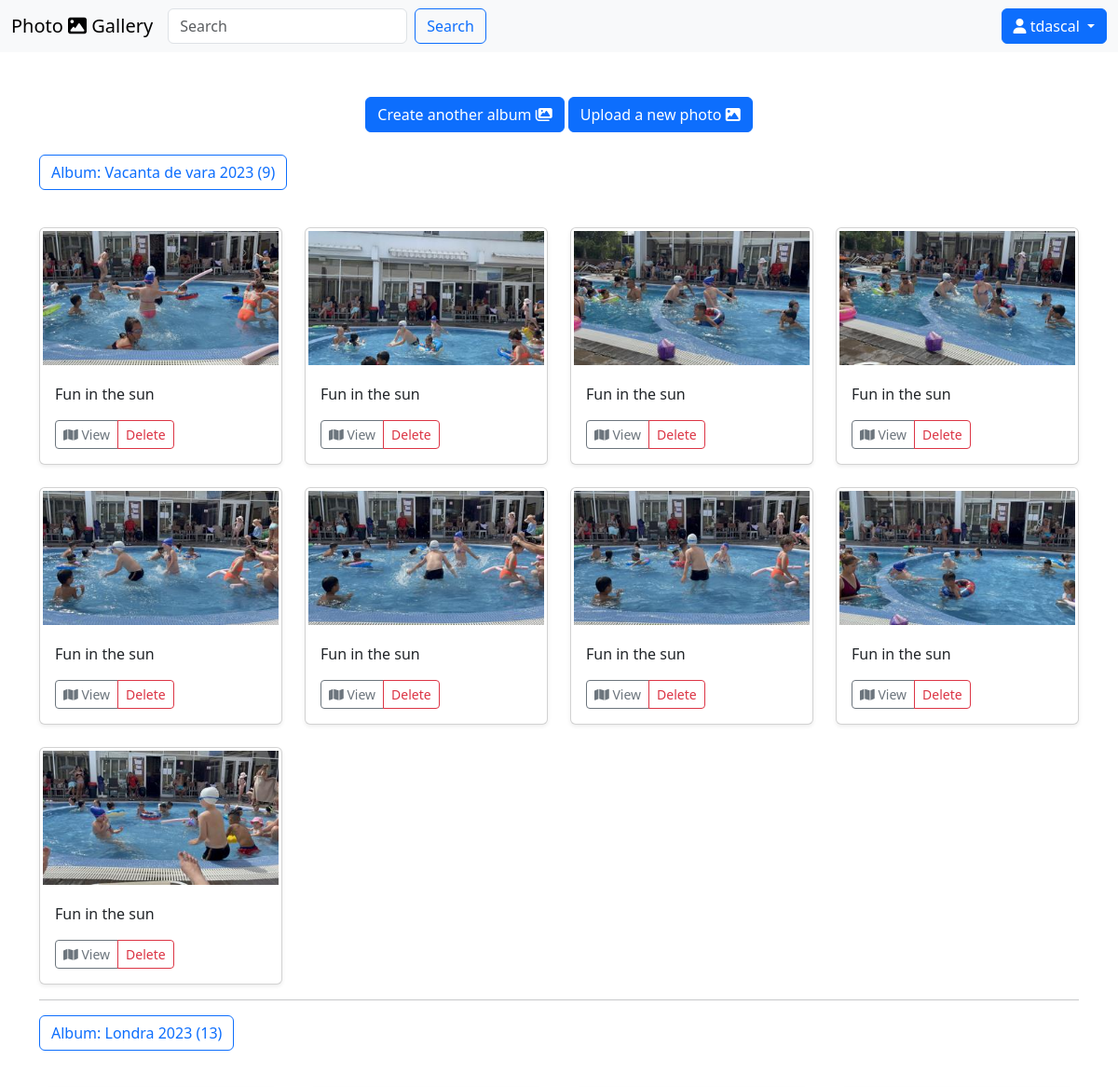
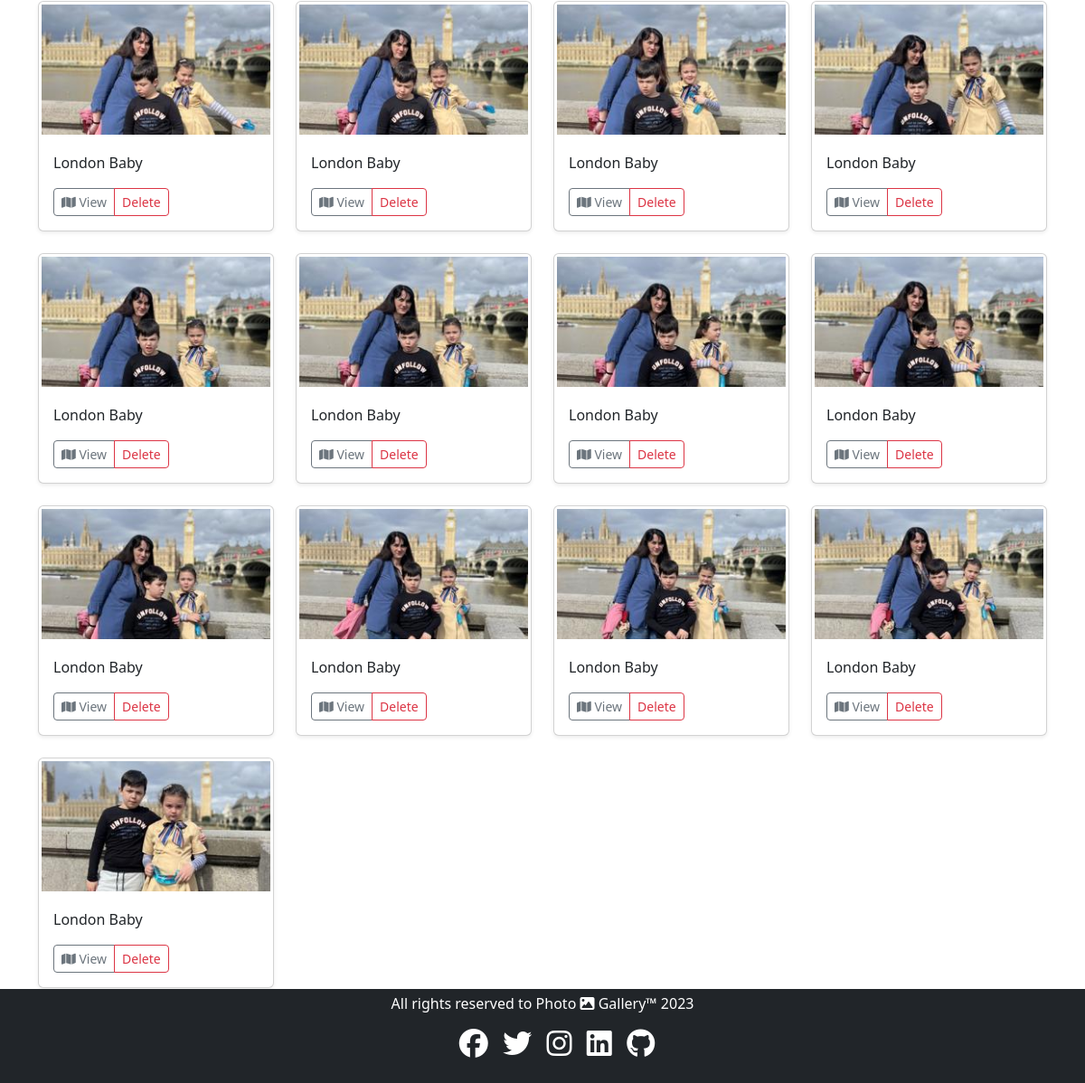
Before: / (signed in) with the older database file (2 pictures, top to bottom).
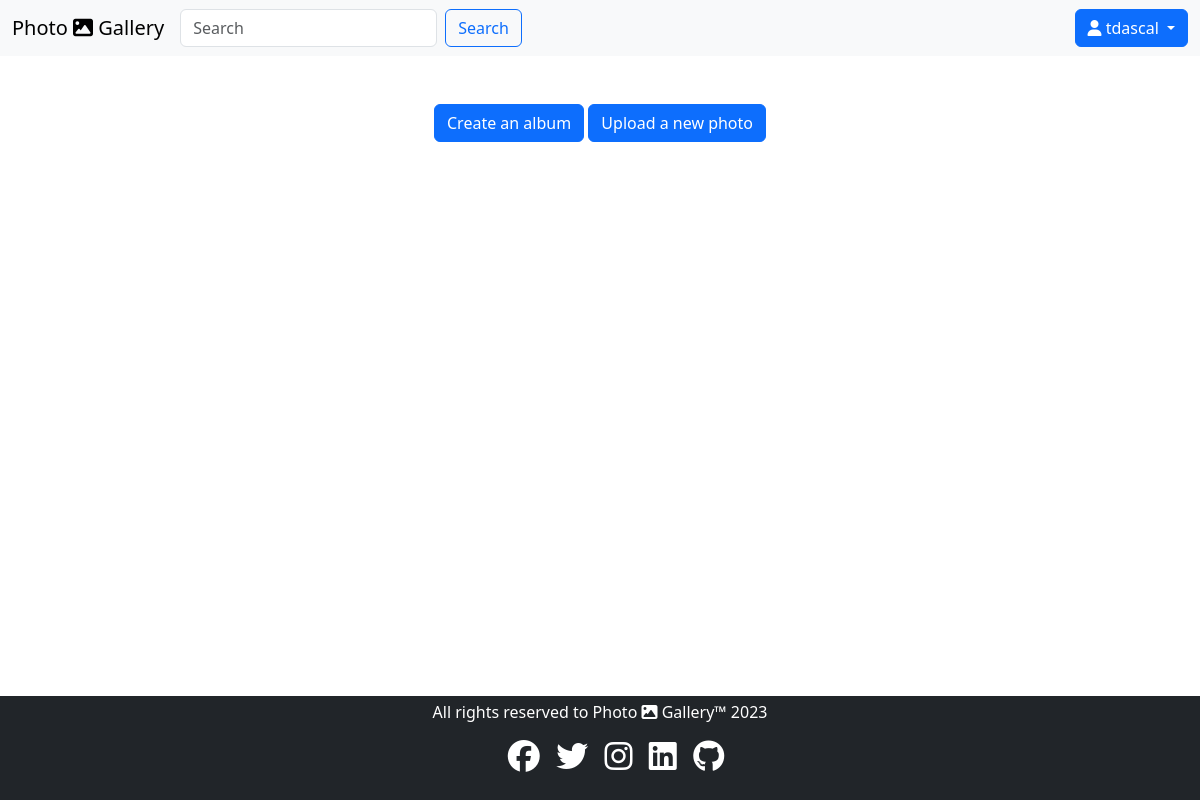
After: the same page with the newer database file.
### base/models.py (models this page shows, shortened)
class User(AbstractUser):
    name = models.CharField(max_length=70, blank=True, null=True)
    email = models.EmailField(unique=True, max_length=70, blank=True, null=True)
    bio = models.TextField(blank=True, null=True)
    USERNAME_FIELD = "email"
    REQUIRED_FIELDS = []

class Album(models.Model):
    title = models.CharField(max_length=70)
    description = models.TextField()
    date = models.DateField(auto_now_add=True)
    owner = models.ForeignKey(User, on_delete=models.CASCADE)

class Photo(models.Model):
    title = models.CharField(max_length=70)
    image = models.ImageField()
    date = models.DateField(auto_now_add=True)
    latitude = models.FloatField(blank=True, null=True)
    longitude = models.FloatField(blank=True, null=True)
    thumbnail = models.ImageField(blank=True, null=True)
    album = models.ForeignKey(Album, on_delete=models.CASCADE)

### base/views.py (the view)
# urls.py: path("", views.index, name="index"),
def index(request):
    year = datetime.datetime.now().year
    if request.user.is_authenticated:
        user = request.user
        albums = Album.objects.filter(owner=user.id)
        photos = Photo.objects.filter(album__in=albums)
        context = {"albums": albums, "photos": photos, "year": year}
        return render(request, "index.html", context)
    return render(request, "index.html", {"year": year})

### templates/index.html (shortened to what this page needs)
{% extends "base.html" %}
{% load static %}
{% block content %}
    {% if user.is_authenticated %}
        <div class="row text-center">
            <div class="col-lg-12">
                {% if albums|length < 1 %}
                    <a href="{% url 'create_album' %}"
                       class="btn btn-primary float-right mt-4">Create an album</a>
                {% endif %}
                {% if photos|length < 1 %}
                    <a href="{% url 'upload' %}" class="btn btn-primary float-right mt-4">Upload a new photo</a>
                {% endif %}
                {% if albums|length > 0 and photos|length > 0 %}
                    <a href="{% url 'create_album' %}"
                       class="btn btn-primary float-right mt-4">Create another album <i class="fa-solid fa-images"></i></a>
                    <a href="{% url 'upload' %}" class="btn btn-primary float-right mt-4">Upload a new photo <i class="fa-solid fa-image"></i></a>
                {% endif %}
            </div>
        </div>
        <br>
        {% for album in albums %}
            <p>
                <a class="btn btn-outline-primary"
                   data-bs-toggle="collapse"
                   href="#{{ album.id }}"
                   role="button"
                   aria-expanded="true"
                   aria-controls="{{ album.id }}">Album: {{ album.title }} ({{ album.photo_set.all|length }})</a>
            </p>
            <div class="row collapse show" id={{ album.id }}>
                {% for photo in album.photo_set.all %}
                    <div class="col-lg-3 col-md-6 col-sm-12 mt-4">
                        <div class="card shadow-sm">
                            <a data-fancybox="gallery" href="{{ photo.image.url }}">
                                <img src="{{ photo.thumbnail.url }}"
                                     width="100%"
                                     height="150px"
                                     alt="{{ photo.title }}"
                                     style="object-fit:cover;
                                            padding:3px">
                            </a>
                            <div class="card-body">
                                <p class="card-text">{{ photo.title }}</p>
                                <div class="d-flex justify-content-between align-items-center">
                                    <div class="btn-group">
                                        <a href="/map/{{ album.id }}"
                                           type="button"
                                           class="btn btn-sm btn-outline-secondary">
                                            <i class="fa-solid fa-map"></i> View
                                        </a>
                                        <a href="/{{ photo.id }}/delete/" class="btn btn-sm btn-outline-danger">Delete</a>
                                    </div>
                                </div>
                            </div>
                        </div>
                    </div>
                {% endfor %}
            </div>
            <hr>
        {% endfor %}
    {% endif %}
{% endblock %}

### templates/base.html (shortened to what this page needs)
{% load static %}
<!DOCTYPE html>
<html lang="en">
    <head>
        <link rel="stylesheet"
              href="https://cdn.jsdelivr.net/npm/bootstrap@5.3.1/dist/css/bootstrap.min.css">
        <link rel="stylesheet"
              href="https://cdn.jsdelivr.net/npm/@fancyapps/ui@5.0/dist/fancybox/fancybox.css" />
        <link rel="stylesheet"
              href="https://unpkg.com/leaflet@1.9.4/dist/leaflet.css"
 />
        <link rel="stylesheet"
              href="https://cdnjs.cloudflare.com/ajax/libs/font-awesome/6.4.2/css/all.min.css"
 />
    </head>
    <body class="d-flex flex-column h-100" onresize="update_dropdown()">
        <nav class="navbar navbar-expand-lg bg-light">
            <div class="container-fluid">
                <div class="collapse navbar-collapse" id="navbarTogglerDemo01">
                    <a class="navbar-brand" href="{% url 'index' %}">Photo <i class="fa-solid fa-image"></i> Gallery</a>
                    {% if user.is_authenticated %}
                        <ul class="navbar-nav me-auto mb-2 mb-lg-0">
                            <form class="d-flex d-inline">
                                <input class="form-control me-2 w-100" type="search" placeholder="Search" aria-label="Search">
                                <button class="btn btn-outline-primary" type="submit">Search</button>
                            </form>
                        </ul>
                        <div class="btn-group">
                            <button type="button" class="btn btn-primary dropdown-toggle" data-bs-toggle="dropdown" aria-expanded="false">
                                <i class="fa-solid fa-user"> </i>  {{ user.username }}
                            </button>
                        </div>
                    {% endif %}
                </div>
            </div>
        </nav>
        <main class="flex-shrink-0">
            <br>
            <div class="container">
                {% block content %}{% endblock %}
            </div>
        </main>
        <br>
        <br>
        <br>
        <footer class="footer fixed-bottom mt-5 mb-auto py-1 bg-dark text-white">
            <div class="container text-center">
                <span class="text-white ">All rights reserved to Photo <i class="fa-solid fa-image"></i>
                {% if year == "2023" %}
                Gallery&trade; 2023-{{ year }}</span>
                {% else %}
                Gallery&trade; 2023</span>
                {% endif %}
                <div class="px-5 mt-2">
                    <ul class="text-white fs-2">
                        <li class="list-inline-item text-white">
                            <a class="text-decoration-none text-white" href="https://facebook.com">
                                <i class="fab fa-facebook"></i>
                            </a>
                        </li>
                        <li class="list-inline-item">
                            <a class="text-decoration-none text-white" href="https://twitter.com">
                                <i class="fab fa-twitter"></i>
                            </a>
                        </li>
                        <li class="list-inline-item">
                            <a class="text-decoration-none text-white" href="https://instagram.com">
                                <i class="fab fa-instagram"></i>
                            </a>
                        </li>
                        <li class="list-inline-item">
                            <a class="text-decoration-none text-white" href="https://linkedin.com">
                                <i class="fab fa-linkedin"></i>
                            </a>
                        </li>
                        <li class="list-inline-item">
                            <a class="text-decoration-none text-white" href="https://github.com/tibix/GALLERY">
                                <i class="fab fa-github"></i>
                            </a>
                        </li>
                    </ul>
                </div>
            </div>
        </footer>
    </body>
</html>

Changed rows visible on the page:
removed Album: title "Vacanta de vara 2023", photo_set.all|length "9"
removed Photo: thumbnail (picture), title "Fun in the sun", shown under "Vacanta de vara 2023"
removed Photo: thumbnail (picture), title "Fun in the sun", shown under "Vacanta de vara 2023"
removed Photo: thumbnail (picture), title "Fun in the sun", shown under "Vacanta de vara 2023"
removed Photo: thumbnail (picture), title "Fun in the sun", shown under "Vacanta de vara 2023"
removed Photo: thumbnail (picture), title "Fun in the sun", shown under "Vacanta de vara 2023"
removed Photo: thumbnail (picture), title "Fun in the sun", shown under "Vacanta de vara 2023"
removed Photo: thumbnail (picture), title "Fun in the sun", shown under "Vacanta de vara 2023"
removed Photo: thumbnail (picture), title "Fun in the sun", shown under "Vacanta de vara 2023"
removed Photo: thumbnail (picture), title "Fun in the sun", shown under "Vacanta de vara 2023"
removed Album: title "Londra 2023", photo_set.all|length "13"
removed Photo: thumbnail (picture), title "London Baby", shown under "Londra 2023"
removed Photo: thumbnail (picture), title "London Baby", shown under "Londra 2023"
removed Photo: thumbnail (picture), title "London Baby", shown under "Londra 2023"
removed Photo: thumbnail (picture), title "London Baby", shown under "Londra 2023"
removed Photo: thumbnail (picture), title "London Baby", shown under "Londra 2023"
removed Photo: thumbnail (picture), title "London Baby", shown under "Londra 2023"
removed Photo: thumbnail (picture), title "London Baby", shown under "Londra 2023"
removed Photo: thumbnail (picture), title "London Baby", shown under "Londra 2023"
removed Photo: thumbnail (picture), title "London Baby", shown under "Londra 2023"
removed Photo: thumbnail (picture), title "London Baby", shown under "Londra 2023"
removed Photo: thumbnail (picture), title "London Baby", shown under "Londra 2023"
removed Photo: thumbnail (picture), title "London Baby", shown under "Londra 2023"
removed Photo: thumbnail (picture), title "London Baby", shown under "Londra 2023"
Other visible differences:
text no longer shown: "Create another album"
text now shown: "Create an album"
